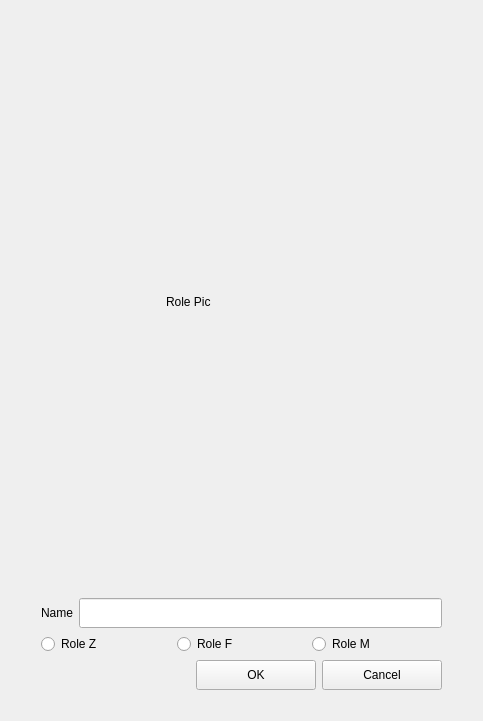
<?xml version="1.0" encoding="UTF-8"?>
<ui version="4.0">
 <class>CreateRole</class>
 <widget class="QWidget" name="CreateRole">
  <property name="geometry">
   <rect>
    <x>0</x>
    <y>0</y>
    <width>483</width>
    <height>721</height>
   </rect>
  </property>
  <property name="windowTitle">
   <string>Form</string>
  </property>
  <layout class="QVBoxLayout" name="verticalLayout">
   <item alignment="Qt::AlignHCenter">
    <widget class="QLabel" name="label">
     <property name="minimumSize">
      <size>
       <width>150</width>
       <height>200</height>
      </size>
     </property>
     <property name="text">
      <string>Role Pic</string>
     </property>
    </widget>
   </item>
   <item>
    <layout class="QHBoxLayout" name="horizontalLayout_3">
     <property name="leftMargin">
      <number>30</number>
     </property>
     <property name="rightMargin">
      <number>30</number>
     </property>
     <item>
      <widget class="QLabel" name="label_2">
       <property name="minimumSize">
        <size>
         <width>0</width>
         <height>30</height>
        </size>
       </property>
       <property name="text">
        <string>Name</string>
       </property>
      </widget>
     </item>
     <item>
      <widget class="QLineEdit" name="lineEditName">
       <property name="minimumSize">
        <size>
         <width>0</width>
         <height>30</height>
        </size>
       </property>
      </widget>
     </item>
    </layout>
   </item>
   <item>
    <layout class="QHBoxLayout" name="horizontalLayout" stretch="1,1,1">
     <property name="leftMargin">
      <number>30</number>
     </property>
     <property name="rightMargin">
      <number>30</number>
     </property>
     <item>
      <widget class="QRadioButton" name="radioButtonZ">
       <property name="text">
        <string>Role Z</string>
       </property>
      </widget>
     </item>
     <item>
      <widget class="QRadioButton" name="radioButtonF">
       <property name="text">
        <string>Role F</string>
       </property>
      </widget>
     </item>
     <item>
      <widget class="QRadioButton" name="radioButtonM">
       <property name="text">
        <string>Role M</string>
       </property>
      </widget>
     </item>
    </layout>
   </item>
   <item>
    <layout class="QHBoxLayout" name="horizontalLayout_2">
     <property name="leftMargin">
      <number>30</number>
     </property>
     <property name="rightMargin">
      <number>30</number>
     </property>
     <item>
      <spacer name="horizontalSpacer">
       <property name="orientation">
        <enum>Qt::Horizontal</enum>
       </property>
       <property name="sizeHint" stdset="0">
        <size>
         <width>40</width>
         <height>20</height>
        </size>
       </property>
      </spacer>
     </item>
     <item>
      <widget class="QPushButton" name="pushButtonOK">
       <property name="minimumSize">
        <size>
         <width>120</width>
         <height>30</height>
        </size>
       </property>
       <property name="text">
        <string>OK</string>
       </property>
      </widget>
     </item>
     <item>
      <widget class="QPushButton" name="pushButtonCancel">
       <property name="minimumSize">
        <size>
         <width>120</width>
         <height>30</height>
        </size>
       </property>
       <property name="text">
        <string>Cancel</string>
       </property>
      </widget>
     </item>
    </layout>
   </item>
   <item>
    <spacer name="horizontalSpacer_2">
     <property name="orientation">
      <enum>Qt::Horizontal</enum>
     </property>
     <property name="sizeHint" stdset="0">
      <size>
       <width>462</width>
       <height>20</height>
      </size>
     </property>
    </spacer>
   </item>
  </layout>
 </widget>
 <resources/>
 <connections/>
</ui>
